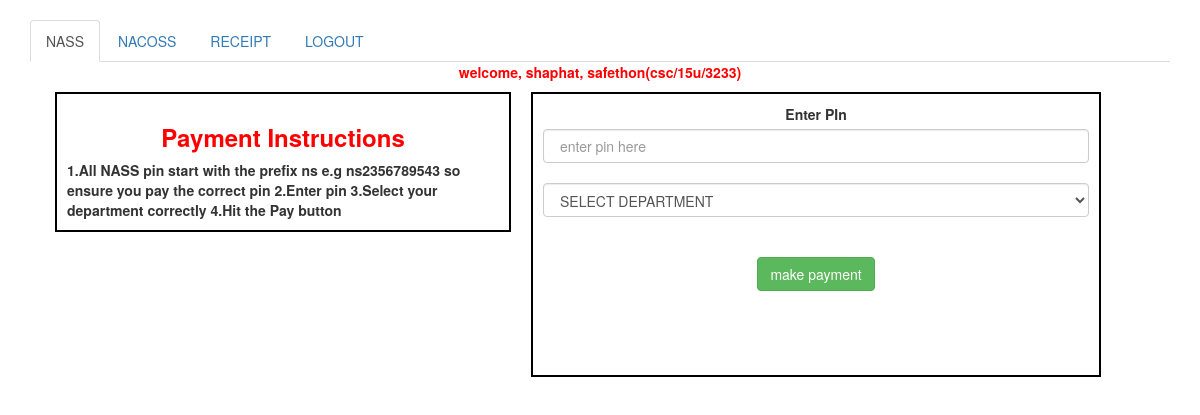
The page /nass_payment.php (signed in) on the database its author committed.
### tables this page shows
CREATE TABLE IF NOT EXISTS `tblreg` (
  `id` int(11) NOT NULL AUTO_INCREMENT,
  `firstname` text NOT NULL,
  `lastname` text NOT NULL,
  `password` varchar(150) NOT NULL,
  `email` varchar(50) NOT NULL,
  `phone` varchar(12) NOT NULL,
  `active` tinyint(1) DEFAULT '0',
  `ban` tinyint(1) DEFAULT '0',
  `hits` int(11) DEFAULT '0',
  `matric` varchar(20) NOT NULL,
  `gender` varchar(20) NOT NULL,
  `level` varchar(20) NOT NULL,
  `department_due` varchar(50) NOT NULL,
  `department` varchar(50) NOT NULL,
  `detect` varchar(50) DEFAULT NULL,
  PRIMARY KEY (`id`),
  UNIQUE KEY `matric` (`matric`)
);

### includes/function.php (called while the page is built, shortened)
<?php
  include 'db.inc.php';
function database_clean($var = ""){
    global $link;
    $var = htmlentities(trim(mb_strtolower($var)));
  $var = mysqli_real_escape_string($link,$var);
          return $var;
}
     function query($sql){
         global $link;
      return mysqli_query($link, $sql);
     }
   function user_valid_data($id=""){
    $sql = "SELECT firstname,lastname,department,level,matric,gender,detect FROM tblreg WHERE id = '$id'";
            $details = query($sql);
          $result = mysqli_fetch_array($details);
             $result[] = $result['firstname'];
             $result[] = $result['lastname'];
             $result[] = $result['level'];
             $result[] = $result['department'];
             $result[] = $result['gender'];
             $result[] = $result['matric'];
             $result[] = $result['detect'];
              return $result;
   }

### session.php (called while the page is built, shortened)
<?php
 if(isset($_SESSION['id'])){
     require_once ('includes/function.php');
     $id = database_clean($_SESSION['id']);
 }
 else {
     redirect_to('login.php');
}

### nass_payment.php (the view, shortened to what this page needs)
<?php
require_once ('includes/function.php');
require_once ('session.php');
   ?>
<html>
<head>
     <link rel="stylesheet" href="css/bootstrap.min.css"/>
     <link rel="stylesheet" href="css/custom.css"/>
﻿</head>
<body>
    <div class="container">
    <ul class="nav nav-tabs">
       <li role="presentation" class="active"><a href="nass_payment.php">NASS</a></li>
       <li role="presentation"><a href="nacoss_payment.php">NACOSS</a></li>
       <li role="presentation"><a href="receipt.php">RECEIPT</a></li>
       <li role="presentation"><a href="logout.php">LOGOUT</a></li>
    </ul>
        <?php
        $data = user_valid_data($id);
        ?>
        <div id="name"> welcome, <?php echo $data['firstname'].", " .$data['lastname']."(".$data['matric'].")"?>
        </div>
        <div class="container">
              <div id="voguepay" class=".col-md-4">
                <h3>Payment Instructions</h3>
          <strong><span id="sta">1.</span>All NASS pin start with  the prefix ns e.g ns2356789543
          so ensure you pay the correct pin</strong>
         <strong><span id="sta">2.</span>Enter pin</strong>
         <strong><span id="sta">3.</span>Select your department correctly</strong>
          <strong><span id="sta">4.</span>Hit the Pay button</strong>
            </div>
            <div id="pinform" class="col-md-6">
       <form onsubmit="return false;" id="signupform">
    <label for="PIN">Enter PIn</label>
    <input type="text" id="pin" class="form-control" placeholder=" enter pin here" maxlength="40" autocomplete="off" onfocus="emptystatus('status')"/><br/>
    <select id="depart" class="form-control">
                <option value="">SELECT DEPARTMENT</option>
            </select><br/><br/>
    <input type="submit" id="subtn" value="make payment" onclick=" pinfunc()" class="btn btn-success"/><br/><br/>
            <span id="status" text-align=center></span><br/><br/>
        </form>
            </div>
        </div>
    </div>
</body>
</html>

### css/custom.css (style rules this page uses)
#pinform { border: 2px #000 solid; margin: 10px; padding: 10px; text-align: center; }
#voguepay { border: 2px #000 solid; margin: 10px; width:40%; float: left; padding: 10px; }

### nass_payment.php (style rules this page uses)
#status,h3,sta,#name { font-weight:bold; color: #FF0000; text-align:center; }

### rows shown on the page
tblreg: firstname "shaphat", lastname "safethon", matric "csc/15u/3233"
